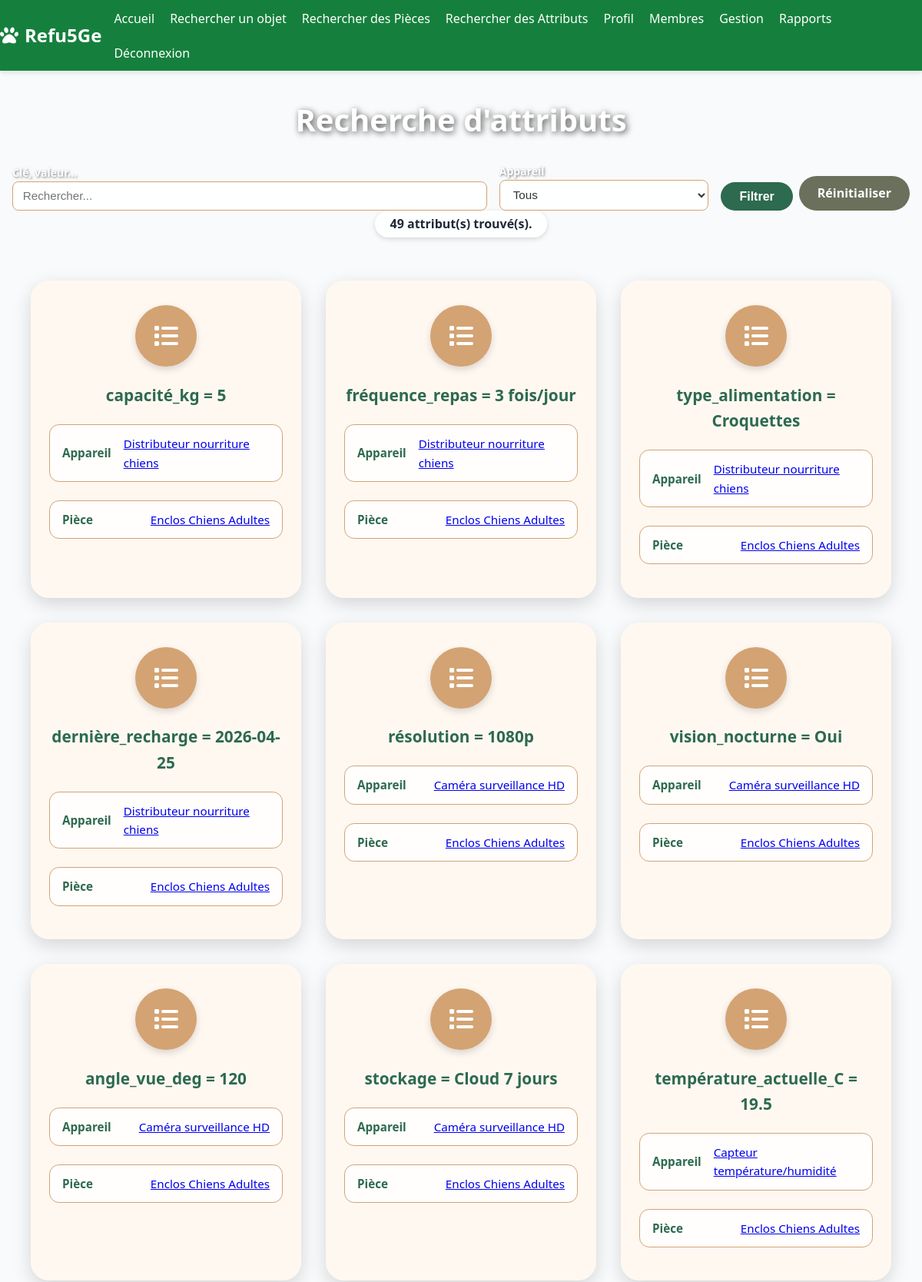
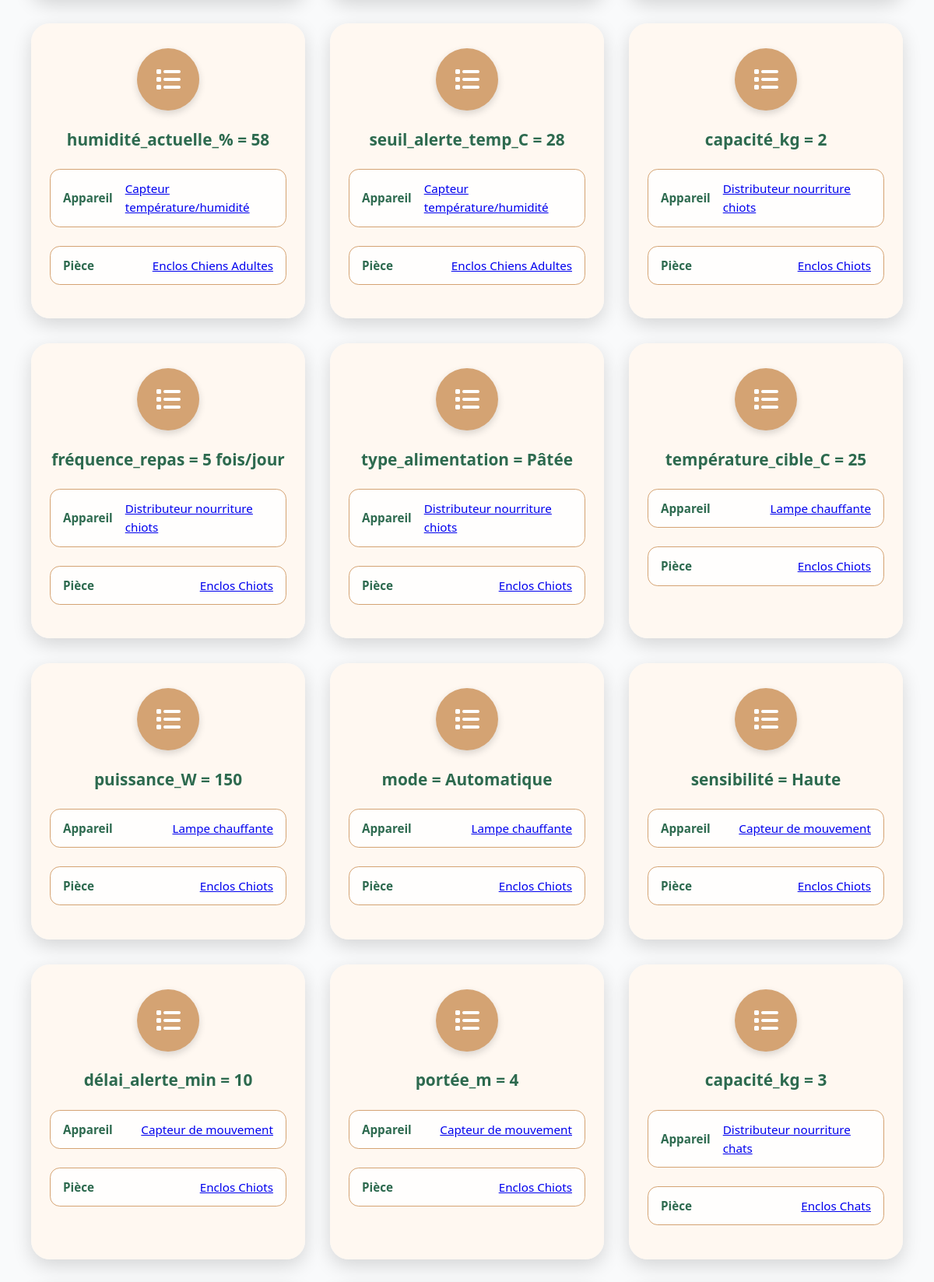
The app's page /search/attributes/ (signed in, upper part) with its own data (2 pictures, top to bottom).
### core/models.py (models this page shows, shortened)
class DeviceAttribute(models.Model):
    device = models.ForeignKey(Device, on_delete=models.CASCADE, related_name="attributes")
    key = models.CharField(max_length=100)
    value = models.CharField(max_length=100)

class Device(models.Model):
    id = models.AutoField(primary_key=True)
    name = models.CharField(max_length=100)
    type = models.CharField(max_length=50)
    description = models.TextField(max_length=200)
    state = models.BooleanField(default=False)
    room = models.ForeignKey(Room, on_delete=models.CASCADE, related_name='devices')
    consumption_per_hour = models.FloatField(default=0.0, validators=[MinValueValidator(0.0)])

class Room(models.Model):
    id = models.AutoField(primary_key=True)
    name = models.CharField(max_length=100, unique=True)

### core/views.py (the view)
# urls.py: path('search/attributes/', views.search_attributes, name='search_attributes'),
@login_required()
def search_attributes(request):
    query = request.GET.get('q', '')
    device_id = request.GET.get('device', '')
    if request.user.is_authenticated:
        request.user.profile.points += 1
        request.user.profile.save(update_fields=['points'])
        request.user.profile.check_level_up()
    attributes = DeviceAttribute.objects.select_related('device', 'device__room').all()
    if query:
        attributes = attributes.filter(
            Q(key__icontains=query) | Q(value__icontains=query) | Q(device__name__icontains=query)
        )
    if device_id:
        attributes = attributes.filter(device_id=device_id)
    devices = Device.objects.all()
    return render(request, 'core/search_attributes.html', {
        'attributes': attributes,
        'query': query,
        'devices': devices,
    })

### accounts/models.py (called while the page is built)
    def check_level_up(self):
        if self.points >= 20 and self.level != self.MANAGER:
            self.level = self.MANAGER
            self.save(update_fields=['level'])
        elif self.points >= 50 and self.level == self.BASIC:
            self.level = self.ADVANCED
            self.save(update_fields=['level'])

### templates/core/search_attributes.html (shortened to what this page needs)
{% extends "base.html" %}
{% block body_class %}auth-page{% endblock %}
{% block extra_css %}<link rel="stylesheet" href="/static/css/search.css">{% endblock %}
{% block content %}
<div class="auth-content">
    <div class="userlist-container">
        <h1 class="userlist-title">Recherche d'attributs</h1>
        <form method="get" class="search-form mb-6">
            <div class="flex flex-col md:flex-row gap-4 justify-center items-end">
                <div class="flex-grow">
                    <label for="q" class="block text-sm font-medium text-white mb-1">Clé, valeur...</label>
                    <input id="q" type="text" name="q" value="{{ query }}" placeholder="Rechercher..." class="form-control w-full">
                </div>
                <div>
                    <label for="device" class="block text-sm font-medium text-white mb-1">Appareil</label>
                    <select id="device" name="device" class="form-control">
                        <option value="">Tous</option>
                    </select>
                </div>
                <div class="flex gap-2 btn-row">
                    <button type="submit" class="btn btn-primary">Filtrer</button>
                    <a href="{% url 'core:search_attributes' %}" class="btn btn-secondary">Réinitialiser</a>
                </div>
            </div>
        </form>
        {% if attributes %}
        <div style="text-align: center;">
            <p class="search-result-count">{{ attributes|length }} attribut(s) trouvé(s).</p>
        </div>
        {% endif %}
        <div class="cards-grid">
            {% for attr in attributes %}
                <div class="card">
                    <div class="avatar"><i class="fas fa-list"></i></div>
                    <h2>{{ attr.key }} = {{ attr.value }}</h2>
                    <div class="info-row"><strong>Appareil</strong><span><a href="{% url 'item_detail' attr.device.id %}">{{ attr.device.name }}</a></span></div>
                    <div class="info-row"><strong>Pièce</strong><span><a href="{% url 'room_detail' attr.device.room.id %}">{{ attr.device.room.name }}</a></span></div>
                </div>
            {% empty %}
                <p class="aucun-resultat">Aucun attribut trouvé.</p>
            {% endfor %}
        </div>
    </div>
</div>
{% endblock %}

### static/css/styles.css (style rules this page uses)
:root { --green-primary: #16a34a; --green-dark: #15803d; --gray-bg: #f9fafb; --white: #ffffff; --amber: #b45f2a; --cream: #fef7e0; --text-dark: #421f1f; --green-main: #2d6a4f; }
*, *::before, *::after { box-sizing: border-box; margin: 0; padding: 0; }
html, body { font-family: 'Segoe UI', system-ui, sans-serif; line-height: 1.6; background-color: var(--gray-bg); }
body { display: flex; flex-direction: column; min-height: 100vh; }
a, button { transition: all 0.2s ease-in-out; }
.auth-page { background-image: url('https://images.unsplash.com/photo-1548199973-03cce0bbc87b?ixlib=rb-4.0.3&auto=format&fit=crop&w=1350&q=80'); background-size: cover; background-position: center; background-attachment: fixed; }
.auth-content { display: flex; align-items: center; justify-content: center; min-height: calc(100vh - 200px); padding: 2rem 1rem; }
.card { background-color: rgba(255, 248, 240, 0.92); max-width: 500px; width: 100%; padding: 2.5rem 2rem; border-radius: 1.5rem; box-shadow: 0 8px 25px rgba(0, 0, 0, 0.15); margin: 0 auto; }
.card h2 { text-align: center; font-size: 2rem; font-weight: 700; color: #2d6a4f; margin-bottom: 1.5rem; }
.avatar { width: 100px; height: 100px; border-radius: 50%; background-color: #d4a373; display: flex; align-items: center; justify-content: center; font-size: 2.5rem; font-weight: 700; color: white; margin: 0 auto 1.5rem; box-shadow: 0 4px 10px rgba(0, 0, 0, 0.15); }
.info-row { background: rgba(255, 255, 255, 0.85); border: 1px solid #d4a373; border-radius: 0.8rem; padding: 0.75rem 1rem; margin-bottom: 0.7rem; display: flex; justify-content: space-between; align-items: center; font-size: 0.95rem; color: #2c3e50; }
.info-row strong { color: #2d6a4f; font-weight: 600; white-space: nowrap; margin-right: 1rem; }
.btn { display: inline-block; padding: 0.6rem 1.5rem; border-radius: 999px; font-weight: 700; text-decoration: none; transition: background 0.3s, transform 0.2s; font-size: 1rem; cursor: pointer; border: none; text-align: center; }
.btn-primary { background: #2d6a4f; color: white; }
.btn-secondary { background: #6b705c; color: white; }
.btn-row { display: flex; gap: 0.8rem; justify-content: center; margin-top: 1.5rem; flex-wrap: wrap; }
.cards-grid { display: grid; grid-template-columns: repeat(auto-fit, minmax(280px, 1fr)); gap: 2rem; margin-top: 2rem; padding: 0 1.5rem; max-width: 1200px; margin-left: auto; margin-right: auto; }
.userlist-container { width: 100%; max-width: 1200px; margin: 0 auto; }
.cards-grid .card { max-width: none; padding: 2rem 1.5rem; display: flex; flex-direction: column; align-items: center; gap: 0.8rem; }
.cards-grid .avatar { width: 80px; height: 80px; font-size: 2rem; margin-bottom: 0.5rem; }
.cards-grid .card h2 { font-size: 1.3rem; margin-bottom: 0.5rem; }
.cards-grid .info-row { width: 100%; }
.userlist-title { text-align: center; font-size: 2.5rem; font-weight: 800; color: white; text-shadow: 2px 2px 8px rgba(0, 0, 0, 0.7); margin-bottom: 1.5rem; }
.flex { display: flex; }
.flex-col { flex-direction: column; }
.flex-grow { flex-grow: 1; }
.gap-2 { gap: 0.5rem; }
.gap-4 { gap: 1rem; }
.items-end { align-items: flex-end; }
.justify-center { justify-content: center; }
.block { display: block; }
.w-full { width: 100%; }
@media (min-width: 768px) { .md\:flex-row { flex-direction: row; } }
.text-sm { font-size: 0.875rem; }

### static/css/search.css (style rules this page uses)
.search-form select, .search-form input[type="text"] { background-color: rgba(255, 255, 255, 0.85); color: #333; border: 1px solid #d4a373; border-radius: 0.5rem; padding: 0.6rem 0.8rem; font-size: 0.95rem; width: 100%; backdrop-filter: blur(4px); }
.search-form .flex { align-items: flex-end; }
.search-form select option { background-color: #fff; color: #333; }
.search-form label { color: white; font-weight: 600; text-shadow: 1px 1px 3px rgba(0, 0, 0, 0.5); }
.search-form .btn-row { justify-content: center; width: auto; margin-top: 0; }
.search-form .btn-row .btn { width: auto; white-space: nowrap; }
.search-result-count { color: #1f2937; text-align: center; font-weight: 600; margin-bottom: 1.5rem; background: rgba(255, 255, 255, 0.85); display: inline-block; padding: 0.3rem 1.2rem; border-radius: 999px; box-shadow: 0 2px 6px rgba(0, 0, 0, 0.15); }

### records on screen
DeviceAttribute: key "capacité_kg", value "5", device.name "Distributeur nourriture chiens", device.room.name "Enclos Chiens Adultes"
DeviceAttribute: key "fréquence_repas", value "3 fois/jour", device.name "Distributeur nourriture chiens", device.room.name "Enclos Chiens Adultes"
DeviceAttribute: key "type_alimentation", value "Croquettes", device.name "Distributeur nourriture chiens", device.room.name "Enclos Chiens Adultes"
DeviceAttribute: key "dernière_recharge", value "2026-04-25", device.name "Distributeur nourriture chiens", device.room.name "Enclos Chiens Adultes"
DeviceAttribute: key "résolution", value "1080p", device.name "Caméra surveillance HD", device.room.name "Enclos Chiens Adultes"
DeviceAttribute: key "vision_nocturne", value "Oui", device.name "Caméra surveillance HD", device.room.name "Enclos Chiens Adultes"
DeviceAttribute: key "angle_vue_deg", value "120", device.name "Caméra surveillance HD", device.room.name "Enclos Chiens Adultes"
DeviceAttribute: key "stockage", value "Cloud 7 jours", device.name "Caméra surveillance HD", device.room.name "Enclos Chiens Adultes"
DeviceAttribute: key "température_actuelle_C", value "19.5", device.name "Capteur température/humidité", device.room.name "Enclos Chiens Adultes"
DeviceAttribute: key "humidité_actuelle_%", value "58", device.name "Capteur température/humidité", device.room.name "Enclos Chiens Adultes"
DeviceAttribute: key "seuil_alerte_temp_C", value "28", device.name "Capteur température/humidité", device.room.name "Enclos Chiens Adultes"
DeviceAttribute: key "capacité_kg", value "2", device.name "Distributeur nourriture chiots", device.room.name "Enclos Chiots"
DeviceAttribute: key "fréquence_repas", value "5 fois/jour", device.name "Distributeur nourriture chiots", device.room.name "Enclos Chiots"
DeviceAttribute: key "type_alimentation", value "Pâtée", device.name "Distributeur nourriture chiots", device.room.name "Enclos Chiots"
DeviceAttribute: key "température_cible_C", value "25", device.name "Lampe chauffante", device.room.name "Enclos Chiots"
DeviceAttribute: key "puissance_W", value "150", device.name "Lampe chauffante", device.room.name "Enclos Chiots"
DeviceAttribute: key "mode", value "Automatique", device.name "Lampe chauffante", device.room.name "Enclos Chiots"
DeviceAttribute: key "sensibilité", value "Haute", device.name "Capteur de mouvement", device.room.name "Enclos Chiots"
DeviceAttribute: key "délai_alerte_min", value "10", device.name "Capteur de mouvement", device.room.name "Enclos Chiots"
DeviceAttribute: key "portée_m", value "4", device.name "Capteur de mouvement", device.room.name "Enclos Chiots"
DeviceAttribute: key "capacité_kg", value "3", device.name "Distributeur nourriture chats", device.room.name "Enclos Chats"

### other values on screen
{{ attributes|length }} "49"
